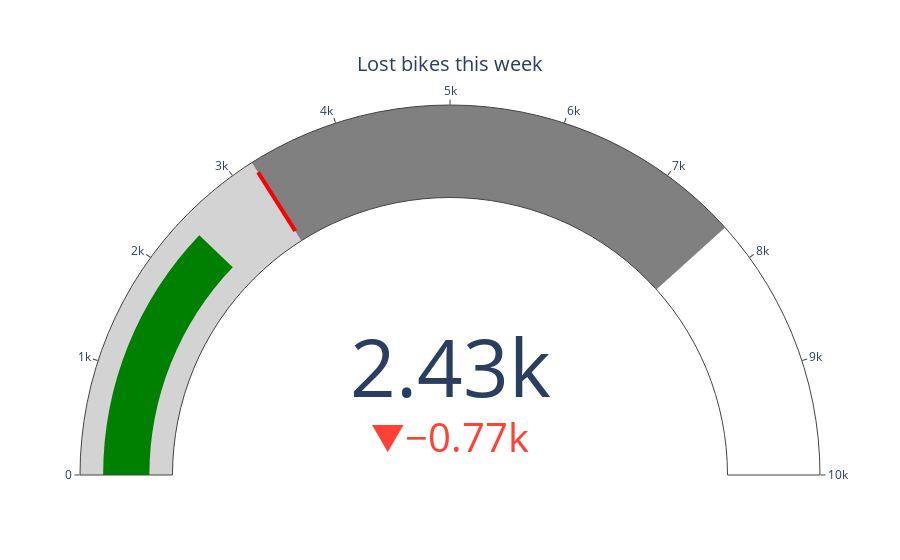

Here is the notebook cell this chart was saved with:
### Code cell
fig = go.Figure(go.Indicator(
    domain = {'x': [0, 1], 'y': [0, 1]},
    value = lost_this_week,
    mode = "gauge+number+delta",
    title = {'text': "Lost bikes this week"},
    delta = {'reference': avg_lost_to_dayofweek},
    gauge = {'axis': {'range': [None, 10000]},
             'steps' : [
                 {'range': [0, avg_lost_per_week], 'color': "lightgray"},
                 {'range': [avg_lost_per_week, avg_lost_to_dayofweek], 'color': "gray"}],
             'threshold' : {'line': {'color': "red", 'width': 4}, 'thickness': 0.75, 'value': avg_lost_to_dayofweek}}))

fig.show()

### Figure 1 — Plotly figure (JSON) as saved in the notebook; plotly's stock layout.template omitted (floating-point values rounded to 4 significant figures)
{"data": [{"delta": {"reference": 3201}, "domain": {"x": [0, 1], "y": [0, 1]}, "gauge": {"axis": {"range": [null, 10000]}, "steps": [{"color": "lightgray", "range": [0, 7668]}, {"color": "gray", "range": [7668, 3201]}], "threshold": {"line": {"color": "red", "width": 4}, "thickness": 0.75, "value": 3201}}, "mode": "gauge+number+delta", "title": {"text": "Lost bikes this week"}, "type": "indicator", "value": 2429}], "layout": {}}
